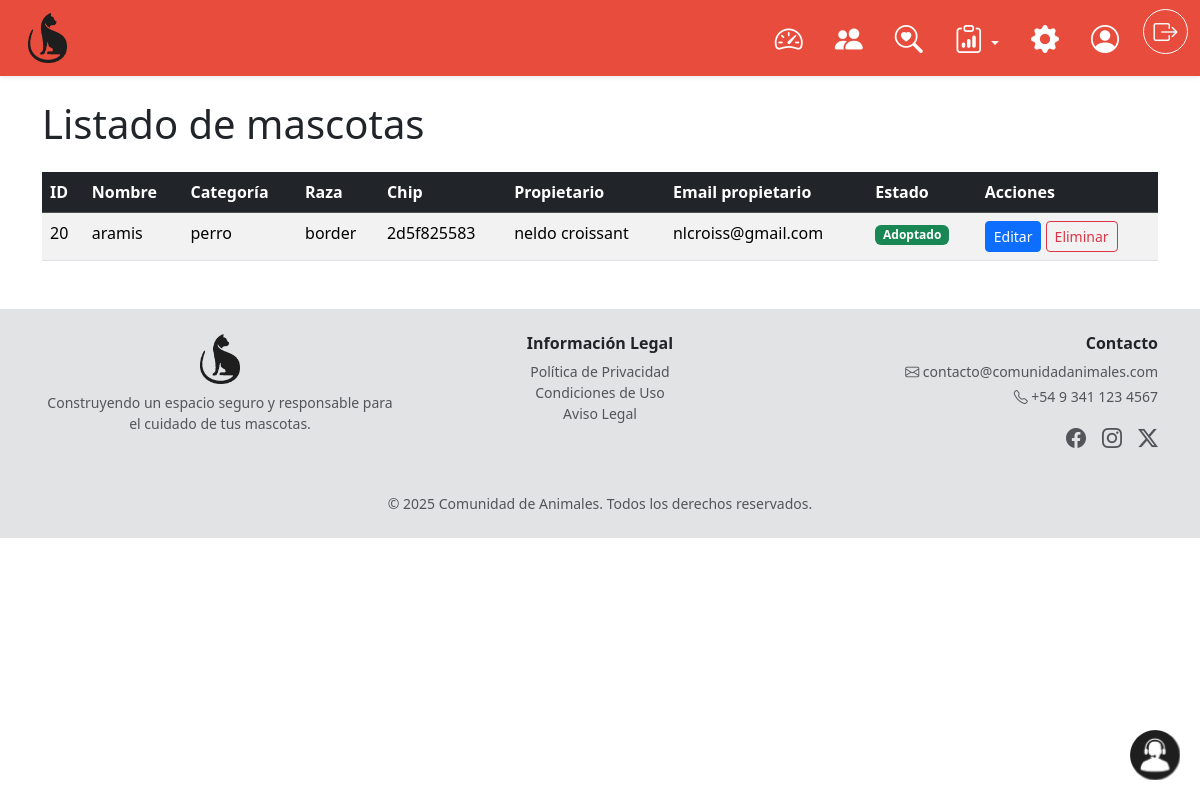
Screenshot of /public/pages/workspace/admin/admin_listarMascotas.php (signed in) with the database file from the repository.
### tables this page shows
CREATE TABLE `mascota` (
  `idMascota` int(11) NOT NULL,
  `Usuario_idUsuario` int(11) DEFAULT NULL,
  `nombre` varchar(80) NOT NULL,
  `categoria` varchar(45) NOT NULL,
  `raza` varchar(50) DEFAULT NULL,
  `edad` int(11) DEFAULT NULL,
  `color` varchar(45) DEFAULT NULL,
  `height` varchar(45) DEFAULT NULL,
  `imagen` varchar(200) DEFAULT NULL,
  `chipNro` varchar(50) NOT NULL,
  `status` varchar(45) DEFAULT NULL
);

CREATE TABLE `persona` (
  `idPersona` int(11) NOT NULL,
  `nombre` varchar(55) NOT NULL,
  `apellido` varchar(55) NOT NULL,
  `dni` varchar(10) NOT NULL,
  `email` varchar(120) NOT NULL,
  `telefono` varchar(30) DEFAULT NULL,
  `barrio` varchar(50) NOT NULL,
  `direccion` varchar(45) NOT NULL,
  `calleAltura` int(11) NOT NULL,
  `depto` varchar(5) DEFAULT NULL,
  `piso` int(11) DEFAULT NULL,
  `localidad` varchar(45) NOT NULL,
  `provincia` varchar(45) NOT NULL
);

### public/pages/workspace/admin/admin_listarMascotas.php (the view, shortened to what this page needs)
<?php
require_once PUBLIC_PHP_FUNCTIONS . 'conectar-bdd.php';
$sql = "SELECT
          m.idMascota,
          m.nombre AS nombreMascota,
          m.categoria,
          m.raza,
          m.status,
          m.chipNro,
          u.idUsuario AS propietarioId,
          p.nombre AS propietarioNombre,
          p.apellido AS propietarioApellido,
          p.email AS propietarioEmail
        FROM mascota m
        LEFT JOIN usuario u ON u.idUsuario = m.Usuario_idUsuario
        LEFT JOIN persona p ON p.idPersona = u.Persona_idPersona
        ORDER BY m.nombre ASC";
$result = $conexion->query($sql);
?>
<!DOCTYPE html>
<html lang="es">
<head>
  <?php require PUBLIC_PAGES_COMPONENTS . 'link-styles.php'; ?>
  <link rel="stylesheet" href="<?php echo PUBLIC_STYLES_URL; ?>custom-navbar.css">
  <link rel="stylesheet" href="<?php echo PUBLIC_STYLES_URL; ?>custom-support.css">
</head>
<body>
  <section id="ContenedorGeneral">
    <?php require PUBLIC_PAGES_COMPONENTS . 'adm_navbar.php'; ?>
    <div class="container my-4">
      <h1 class="mb-4">Listado de mascotas</h1>
      <table class="table table-striped table-hover">
        <thead class="table-dark">
          <tr>
            <th>ID</th>
            <th>Nombre</th>
            <th>Categoría</th>
            <th>Raza</th>
            <th>Chip</th>
            <th>Propietario</th>
            <th>Email propietario</th>
            <th>Estado</th>
            <th>Acciones</th>
          </tr>
        </thead>
        <tbody>
          <?php while ($row = $result->fetch_assoc()):
            $estado = trim((string)$row['status']);
            if (strcasecmp($estado, 'Perdido') === 0) {
              $badge = '<span class="badge bg-danger">Perdido</span>';
            } elseif (strcasecmp($estado, 'Adoptado') === 0) {
              $badge = '<span class="badge bg-success">Adoptado</span>';
            } elseif (strcasecmp($estado, 'Activo') === 0) {
              $badge = '<span class="badge bg-primary">Activo</span>';
            } else {
              $badge = '<span class="badge bg-secondary">'.htmlspecialchars($estado ?: 'Sin estado').'</span>';
            }
            $propietarioNombre = ($row['propietarioNombre'] || $row['propietarioApellido'])
              ? htmlspecialchars($row['propietarioNombre'].' '.$row['propietarioApellido'])
              : 'Sin asignar';
            $propietarioEmail = $row['propietarioEmail'] ? htmlspecialchars($row['propietarioEmail']) : '—';
          ?>
            <tr>
              <td><?php echo $row['idMascota']; ?></td>
              <td><?php echo htmlspecialchars($row['nombreMascota']); ?></td>
              <td><?php echo htmlspecialchars($row['categoria']); ?></td>
              <td><?php echo htmlspecialchars($row['raza'] ?? ''); ?></td>
              <td><?php echo htmlspecialchars($row['chipNro']); ?></td>
              <td><?php echo $propietarioNombre; ?></td>
              <td><?php echo $propietarioEmail; ?></td>
              <td><?php echo $badge; ?></td>
              <td>
                <a href="<?php echo PUBLIC_PAGES_URL; ?>workspace/admin/editarMascota.php?id=<?php echo $row['idMascota']; ?>"
                   class="btn btn-sm btn-primary">Editar</a>
                <form action="<?php echo PUBLIC_PAGES_URL; ?>workspace/admin/mascota/dropMascota.php"
                      method="post" class="d-inline"
                      onsubmit="return confirm('¿Seguro que desea eliminar esta mascota?');">
                  <button type="submit" class="btn btn-sm btn-outline-danger">Eliminar</button>
                </form>
              </td>
            </tr>
          <?php endwhile; ?>
        </tbody>
      </table>
    </div>
  </section>
  <?php require PUBLIC_PAGES_COMPONENTS . 'footer.php'; ?>
  <?php require PUBLIC_PAGES_COMPONENTS . 'support.php'; ?>
</body>
</html>

### rows the page displays
mascota: idMascota "20", nombre "aramis", categoria "perro", raza "border", chipNro "2d5f825583", persona.nombre+apellido "neldo croissant", persona.email "nlcroiss@gmail.com", status "Adoptado"
